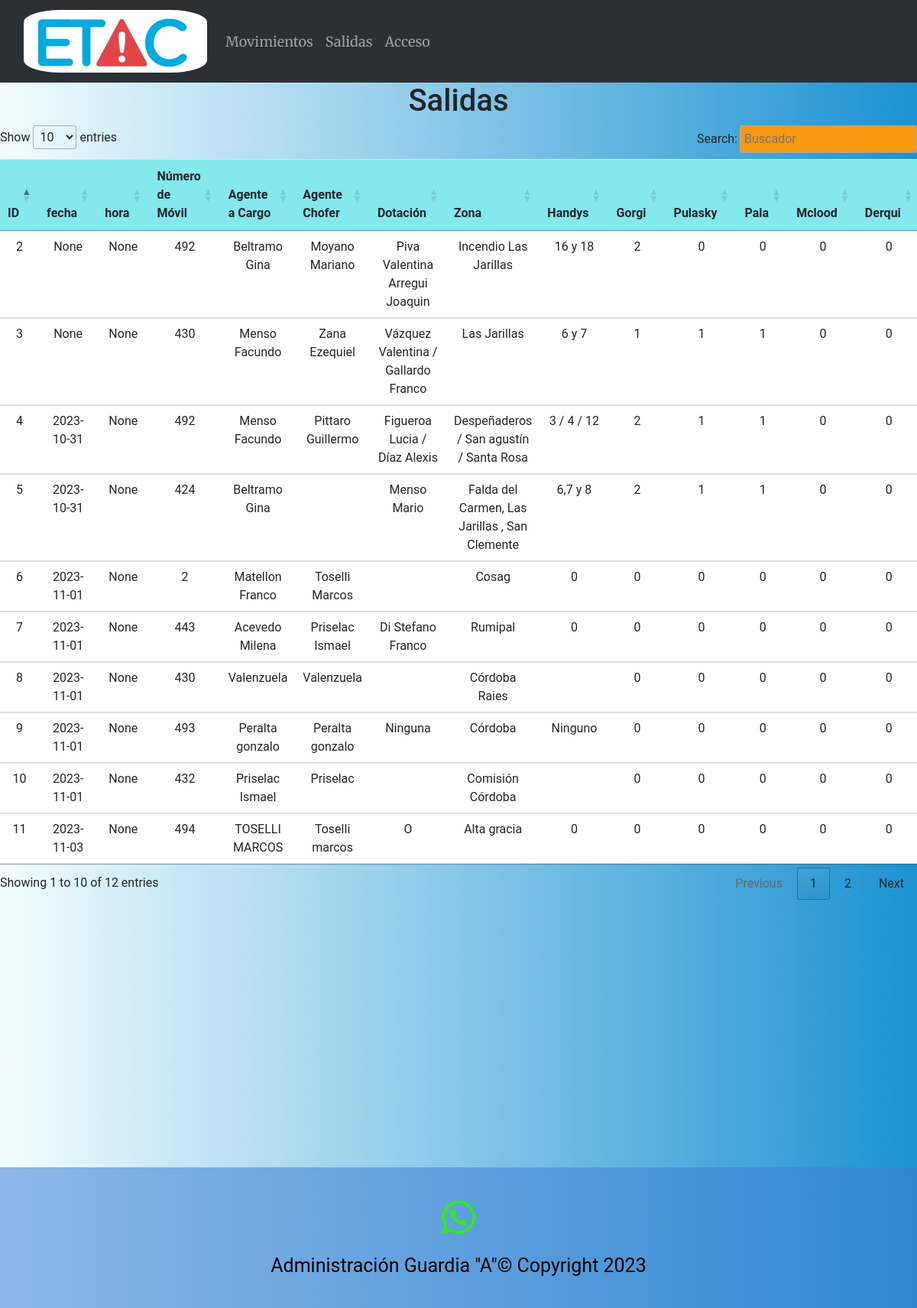
Page /salidas on the committed database.
### main.py (models this page shows)
    class Salida(db.Model):
        id = db.Column(db.Integer, primary_key=True)
        fecha = db.Column(db.Date)
        nmovil = db.Column(db.String(100))
        ag_cargo = db.Column(db.String(100))
        ag_chofer = db.Column(db.String(100))
        dotacion = db.Column(db.String(100))
        zona = db.Column(db.String(100))
        handys = db.Column(db.String(100))
        gorgi = db.Column(db.Integer)
        pulasky = db.Column(db.Integer)
        pala = db.Column(db.Integer)
        mclood = db.Column(db.Integer)
        derqui = db.Column(db.Integer)
        bidon_nafta = db.Column(db.Integer)
        bolsa_rescate = db.Column(db.String(100))
        torpedo = db.Column(db.Integer)
        tabla = db.Column(db.Integer)
        conos = db.Column(db.Integer)
        sopladora = db.Column(db.String(100))
        cajon = db.Column(db.String(100))
        chaleco = db.Column(db.Integer)
        odometro = db.Column(db.Integer)
        bolsos_trauma = db.Column(db.Integer)
        herramienta_adicional = db.Column(db.String(100))
        hora = db.Column(db.String(100))

### main.py (the view)
@app.route('/salidas', methods=['GET'])
def salidas():
    if request.method == 'POST':
        id_filtro = request.form['id_filtro']
        if id_filtro:
            salidas = Salida.query.filter_by(id=id_filtro).all()
        else:
            salidas = Salida.query.all()
    else:
        salidas = Salida.query.all()
    return render_template('salidas.html', salidas=salidas)

### templates/salidas.html (shortened to what this page needs)
{% extends "base.html" %}
{% block content %}
 <h1>Salidas</h1>
    <table class="tabla_agentes table table-responsive" id="tablacarnet3" >
        <thead>
        <tr>
            <th>ID</th>
            <th>fecha</th>
            <th>hora</th>
            <th>Número de Móvil</th>
            <th>Agente a Cargo</th>
            <th>Agente Chofer</th>
            <th>Dotación</th>
            <th>Zona</th>
            <th>Handys</th>
            <th>Gorgi</th>
            <th>Pulasky</th>
            <th>Pala</th>
            <th>Mclood</th>
            <th>Derqui</th>
        </tr>
        </thead>
        <tbody>
        {% for salida in salidas %}
            <tr>
                <td>{{ salida.id }}</td>
                <td>{{ salida.fecha }}</td>
                <td>{{ salida.hora }}</td>
                <td>{{ salida.nmovil }}</td>
                <td>{{ salida.ag_cargo }}</td>
                <td>{{ salida.ag_chofer }}</td>
                <td>{{ salida.dotacion }}</td>
                <td>{{ salida.zona }}</td>
                <td>{{ salida.handys }}</td>
                <td>{{ salida.gorgi }}</td>
                <td>{{ salida.pulasky }}</td>
                <td>{{ salida.pala }}</td>
                <td>{{ salida.mclood }}</td>
                <td>{{ salida.derqui }}</td>
        </tr>
        {% endfor %}
        </tbody>
    </table>
{% endblock %}

### static/style.css (style rules this page uses)
body { background: #1c92d2; background: -webkit-linear-gradient(to right, #f2fcfe, #1c92d2); background: linear-gradient(to right, #f2fcfe, #1c92d2); text-align:center; font-family:"Roboto"; }
table { width: 100%; border-collapse: collapse; margin-bottom: 20px; }
th { background-color: #f2f2f2; text-align: left; padding: 10px; }
td { padding: 10px; border-bottom: 1px solid #ddd; }
tr:nth-child(odd) { background-color: #84E8EC; }
.tabla_agentes th { background-color: #84E8EC; text-align: left; padding: 10px; }
.tabla_agentes td { padding: 10px; border-bottom: 1px solid #ddd; }
.tabla_agentes tr:nth-child(odd) { background-color: #84E8EC; }

### rows in the picture
Salida: id "2", fecha "None", hora "None", nmovil "492", ag_cargo "Beltramo Gina", ag_chofer "Moyano Mariano", dotacion "Piva Valentina Arregui Joaquin", zona "Incendio Las Jarillas", handys "16 y 18", gorgi "2", pulasky "0", pala "0", mclood "0", derqui "0"
Salida: id "3", fecha "None", hora "None", nmovil "430", ag_cargo "Menso Facundo", ag_chofer "Zana Ezequiel", dotacion "Vázquez Valentina / Gallardo Franco", zona "Las Jarillas", handys "6 y 7", gorgi "1", pulasky "1", pala "1", mclood "0", derqui "0"
Salida: id "4", fecha "2023-10-31", hora "None", nmovil "492", ag_cargo "Menso Facundo", ag_chofer "Pittaro Guillermo", dotacion "Figueroa Lucia / Díaz Alexis", zona "Despeñaderos / San agustín / Santa Rosa", handys "3 / 4 / 12", gorgi "2", pulasky "1", pala "1", mclood "0", derqui "0"
Salida: id "5", fecha "2023-10-31", hora "None", nmovil "424", ag_cargo "Beltramo Gina", dotacion "Menso Mario", zona "Falda del Carmen, Las Jarillas , San Clemente", handys "6,7 y 8", gorgi "2", pulasky "1", pala "1", mclood "0", derqui "0"
Salida: id "6", fecha "2023-11-01", hora "None", nmovil "2", ag_cargo "Matellon Franco", ag_chofer "Toselli Marcos", zona "Cosag", handys "0", gorgi "0", pulasky "0", pala "0", mclood "0", derqui "0"
Salida: id "7", fecha "2023-11-01", hora "None", nmovil "443", ag_cargo "Acevedo Milena", ag_chofer "Priselac Ismael", dotacion "Di Stefano Franco", zona "Rumipal", handys "0", gorgi "0", pulasky "0", pala "0", mclood "0", derqui "0"
Salida: id "8", fecha "2023-11-01", hora "None", nmovil "430", ag_cargo "Valenzuela", ag_chofer "Valenzuela", zona "Córdoba Raies", gorgi "0", pulasky "0", pala "0", mclood "0", derqui "0"
Salida: id "9", fecha "2023-11-01", hora "None", nmovil "493", ag_cargo "Peralta gonzalo", ag_chofer "Peralta gonzalo", dotacion "Ninguna", zona "Córdoba", handys "Ninguno", gorgi "0", pulasky "0", pala "0", mclood "0", derqui "0"
Salida: id "10", fecha "2023-11-01", hora "None", nmovil "432", ag_cargo "Priselac Ismael", ag_chofer "Priselac", zona "Comisión Córdoba", gorgi "0", pulasky "0", pala "0", mclood "0", derqui "0"
Salida: id "11", fecha "2023-11-03", hora "None", nmovil "494", ag_cargo "TOSELLI MARCOS", ag_chofer "Toselli marcos", dotacion "O", zona "Alta gracia", handys "0", gorgi "0", pulasky "0", pala "0", mclood "0", derqui "0"
